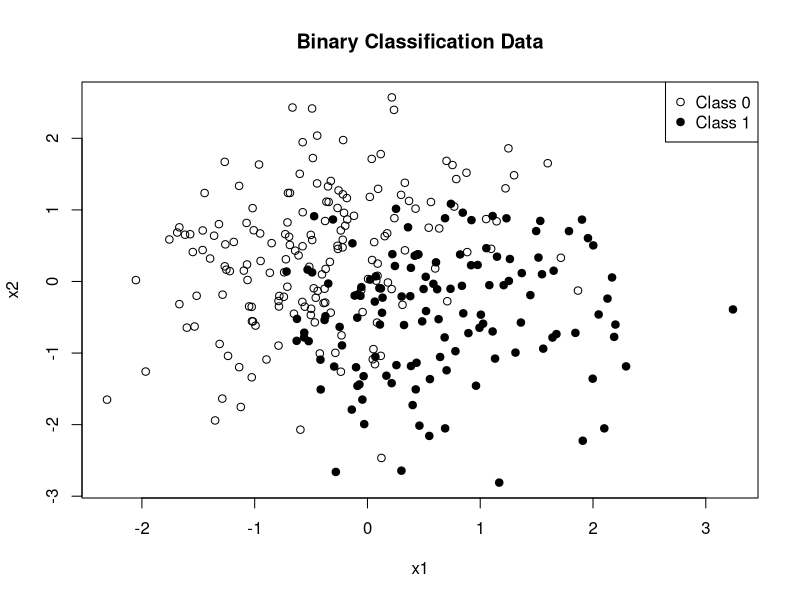
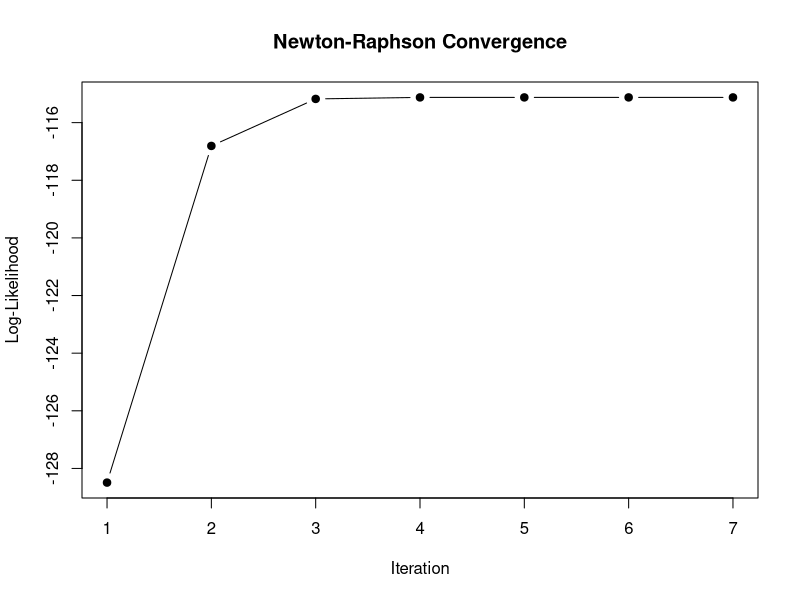
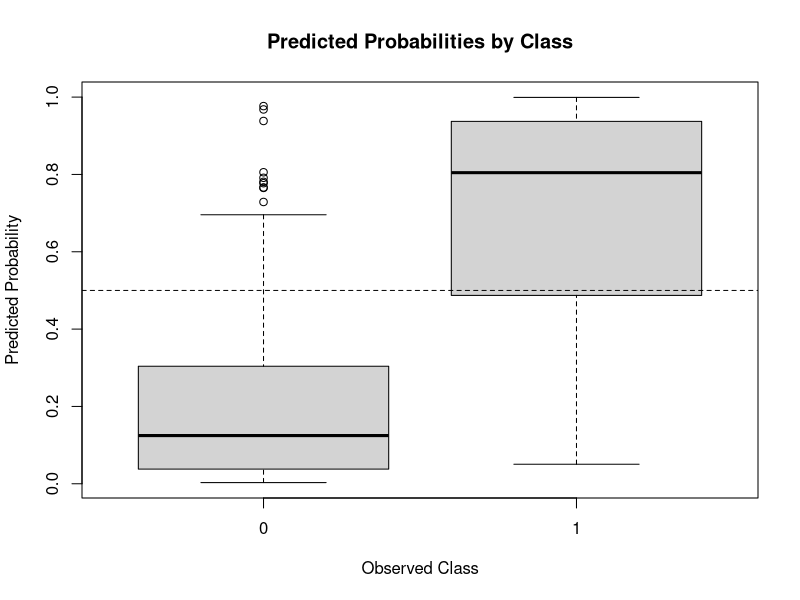
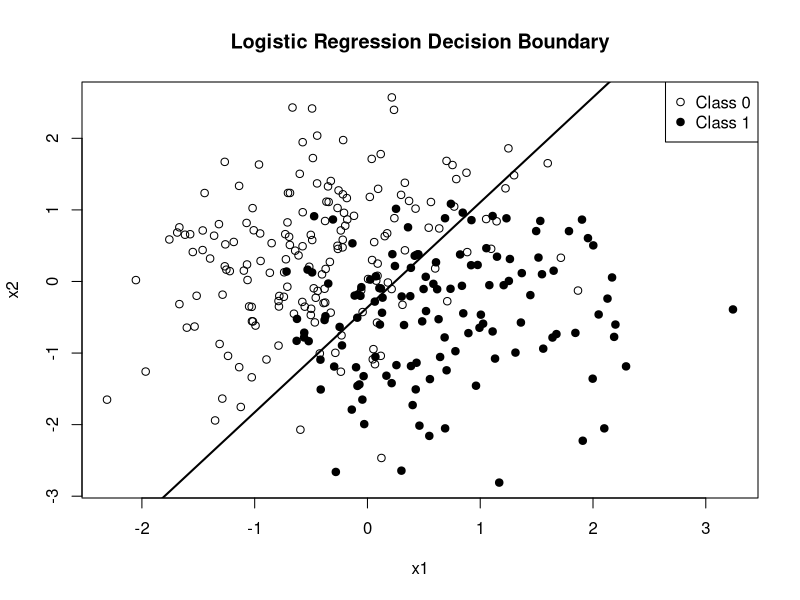
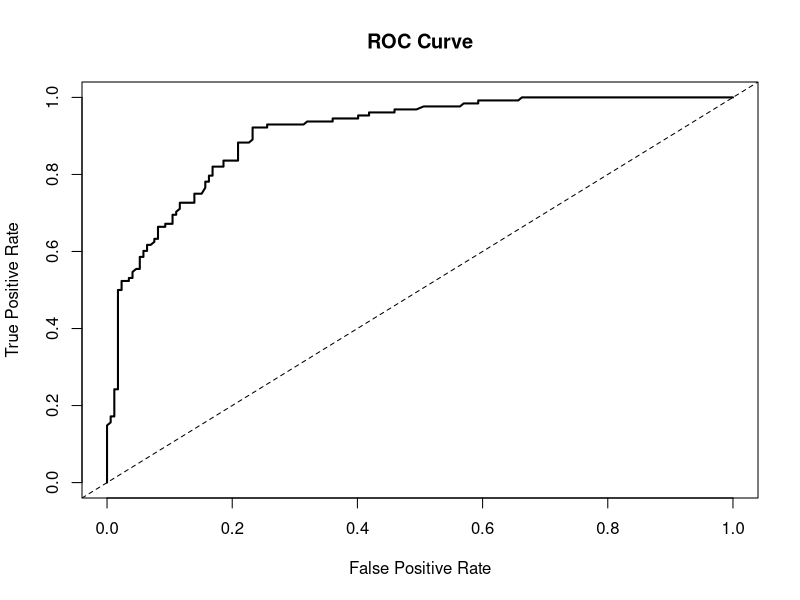

R code for these plots, in order:
# ==============================================================================
# Logistic Regression
# Jonathan Ma
#
# References:
#   The Elements of Statistical Learning
#   An Introduction to Statistical Learning
#
# Main ideas:
#   - Binary classification
#   - Logistic / sigmoid function
#   - Log-odds
#   - Maximum likelihood estimation
#   - Newton-Raphson / IRLS
#   - Predicted probabilities
#   - Classification thresholds
#   - Confusion matrix
#   - ROC curve and AUC
#   - Verification with glm()
# ==============================================================================


# ------------------------------------------------------------------------------
# 1. Generate Binary Classification Data
# ------------------------------------------------------------------------------

set.seed(123)

n <- 300

x1 <- rnorm(n)
x2 <- rnorm(n)

beta_true <- c(
  -0.5,
  2.0,
  -1.5
)


# Linear predictor

eta <- beta_true[1] +
  beta_true[2] * x1 +
  beta_true[3] * x2


# ------------------------------------------------------------------------------
# 2. Logistic Function
# ------------------------------------------------------------------------------

sigmoid <- function(z) {
  
  1 / (
    1 +
      exp(-z)
  )
}


probability <- sigmoid(
  eta
)


# Generate binary outcomes

y <- rbinom(
  n = n,
  size = 1,
  prob = probability
)


X <- cbind(
  x1,
  x2
)

colnames(X) <- c(
  "x1",
  "x2"
)


data <- data.frame(
  y = y,
  x1 = x1,
  x2 = x2
)


head(data)

table(y)


# ------------------------------------------------------------------------------
# 3. Explore the Data
# ------------------------------------------------------------------------------

plot(
  x1,
  x2,
  pch = ifelse(
    y == 1,
    19,
    1
  ),
  xlab = "x1",
  ylab = "x2",
  main = "Binary Classification Data"
)

legend(
  "topright",
  legend = c(
    "Class 0",
    "Class 1"
  ),
  pch = c(
    1,
    19
  )
)


# ------------------------------------------------------------------------------
# 4. Design Matrix
# ------------------------------------------------------------------------------

X_design <- cbind(
  Intercept = 1,
  x1 = x1,
  x2 = x2
)


head(
  X_design
)


# ------------------------------------------------------------------------------
# 5. Logistic Regression Model
# ------------------------------------------------------------------------------

# The model assumes:
#
# P(Y = 1 | X) = p(x)
#
# where
#
# p(x) = 1 / (1 + exp(-X beta))
#
#
# The log-odds are linear:
#
# log(p / (1 - p)) = X beta


# ------------------------------------------------------------------------------
# 6. Log-Likelihood
# ------------------------------------------------------------------------------

log_likelihood <- function(
    beta,
    X,
    y
) {
  
  eta <- as.vector(
    X %*% beta
  )
  
  p <- sigmoid(
    eta
  )
  
  # Avoid log(0)
  
  epsilon <- 1e-12
  
  p <- pmin(
    pmax(
      p,
      epsilon
    ),
    1 - epsilon
  )
  
  
  ll <- sum(
    y * log(p) +
      (1 - y) *
      log(1 - p)
  )
  
  
  return(ll)
}


# ------------------------------------------------------------------------------
# 7. Evaluate Log-Likelihood at Initial Coefficients
# ------------------------------------------------------------------------------

beta_initial <- rep(
  0,
  ncol(X_design)
)


log_likelihood(
  beta_initial,
  X_design,
  y
)


# ------------------------------------------------------------------------------
# 8. Score / Gradient
# ------------------------------------------------------------------------------

logistic_gradient <- function(
    beta,
    X,
    y
) {
  
  eta <- as.vector(
    X %*% beta
  )
  
  p <- sigmoid(
    eta
  )
  
  
  gradient <- crossprod(
    X,
    y - p
  )
  
  
  return(
    as.vector(
      gradient
    )
  )
}


# ------------------------------------------------------------------------------
# 9. Hessian
# ------------------------------------------------------------------------------

logistic_hessian <- function(
    beta,
    X
) {
  
  eta <- as.vector(
    X %*% beta
  )
  
  p <- sigmoid(
    eta
  )
  
  w <- p *
    (1 - p)
  
  
  X_weighted <- sweep(
    X,
    MARGIN = 1,
    STATS = w,
    FUN = "*"
  )
  
  
  H <- -crossprod(
    X,
    X_weighted
  )
  
  
  return(H)
}


# ------------------------------------------------------------------------------
# 10. Newton-Raphson Logistic Regression
# ------------------------------------------------------------------------------

logistic_fit_newton <- function(
    X,
    y,
    beta_init = NULL,
    max_iter = 100,
    tol = 1e-8
) {
  
  X <- as.matrix(X)
  
  y <- as.numeric(y)
  
  p <- ncol(X)
  
  
  if (is.null(beta_init)) {
    
    beta <- rep(
      0,
      p
    )
    
  } else {
    
    beta <- beta_init
  }
  
  
  loglik_history <- numeric(
    max_iter
  )
  
  
  for (iteration in seq_len(
    max_iter
  )) {
    
    gradient <- logistic_gradient(
      beta,
      X,
      y
    )
    
    
    H <- logistic_hessian(
      beta,
      X
    )
    
    
    # Newton-Raphson:
    #
    # beta_new =
    # beta - H^(-1) gradient
    
    step <- solve(
      H,
      gradient
    )
    
    
    beta_new <- beta -
      step
    
    
    loglik_history[iteration] <-
      log_likelihood(
        beta_new,
        X,
        y
      )
    
    
    if (
      max(
        abs(
          beta_new -
          beta
        )
      ) < tol
    ) {
      
      beta <- beta_new
      
      break
    }
    
    
    beta <- beta_new
  }
  
  
  loglik_history <-
    loglik_history[
      seq_len(iteration)
    ]
  
  
  return(
    list(
      coefficients = beta,
      iterations = iteration,
      loglik_history = loglik_history
    )
  )
}


# ------------------------------------------------------------------------------
# 11. Fit Logistic Regression Manually
# ------------------------------------------------------------------------------

manual_model <- logistic_fit_newton(
  X_design,
  y
)


manual_model$coefficients

manual_model$iterations


# ------------------------------------------------------------------------------
# 12. Compare with True Coefficients
# ------------------------------------------------------------------------------

coefficient_comparison <- data.frame(
  Parameter = c(
    "Intercept",
    "x1",
    "x2"
  ),
  True = beta_true,
  Estimated = manual_model$coefficients
)


coefficient_comparison


# ------------------------------------------------------------------------------
# 13. Plot Log-Likelihood During Optimization
# ------------------------------------------------------------------------------

plot(
  seq_along(
    manual_model$loglik_history
  ),
  manual_model$loglik_history,
  type = "b",
  pch = 19,
  xlab = "Iteration",
  ylab = "Log-Likelihood",
  main = "Newton-Raphson Convergence"
)


# ------------------------------------------------------------------------------
# 14. Predicted Probabilities
# ------------------------------------------------------------------------------

beta_hat <- manual_model$coefficients


eta_hat <- as.vector(
  X_design %*%
    beta_hat
)


probability_hat <- sigmoid(
  eta_hat
)


head(
  probability_hat
)


summary(
  probability_hat
)


# ------------------------------------------------------------------------------
# 15. Classification with Threshold = 0.5
# ------------------------------------------------------------------------------

threshold <- 0.5


predicted_class <- ifelse(
  probability_hat >= threshold,
  1,
  0
)


head(
  predicted_class
)


# ------------------------------------------------------------------------------
# 16. Confusion Matrix
# ------------------------------------------------------------------------------

confusion_matrix <- table(
  Actual = y,
  Predicted = predicted_class
)


confusion_matrix


# ------------------------------------------------------------------------------
# 17. Classification Accuracy
# ------------------------------------------------------------------------------

accuracy <- mean(
  predicted_class ==
    y
)


accuracy


# ------------------------------------------------------------------------------
# 18. Classification Error Rate
# ------------------------------------------------------------------------------

error_rate <- 1 -
  accuracy


error_rate


# ------------------------------------------------------------------------------
# 19. Sensitivity and Specificity
# ------------------------------------------------------------------------------

TP <- sum(
  predicted_class == 1 &
    y == 1
)

TN <- sum(
  predicted_class == 0 &
    y == 0
)

FP <- sum(
  predicted_class == 1 &
    y == 0
)

FN <- sum(
  predicted_class == 0 &
    y == 1
)


sensitivity <- TP /
  (TP + FN)


specificity <- TN /
  (TN + FP)


precision <- TP /
  (TP + FP)


recall <- sensitivity


F1 <- 2 *
  precision *
  recall /
  (
    precision +
      recall
  )


data.frame(
  Metric = c(
    "Accuracy",
    "Sensitivity",
    "Specificity",
    "Precision",
    "F1"
  ),
  Value = c(
    accuracy,
    sensitivity,
    specificity,
    precision,
    F1
  )
)


# ------------------------------------------------------------------------------
# 20. Probability Distribution by Class
# ------------------------------------------------------------------------------

boxplot(
  probability_hat ~ y,
  xlab = "Observed Class",
  ylab = "Predicted Probability",
  main = "Predicted Probabilities by Class"
)


abline(
  h = 0.5,
  lty = 2
)


# ------------------------------------------------------------------------------
# 21. Decision Boundary
# ------------------------------------------------------------------------------

# At threshold 0.5:
#
# beta0 + beta1*x1 + beta2*x2 = 0
#
# Therefore:
#
# x2 = -(beta0 + beta1*x1) / beta2


plot(
  x1,
  x2,
  pch = ifelse(
    y == 1,
    19,
    1
  ),
  xlab = "x1",
  ylab = "x2",
  main = "Logistic Regression Decision Boundary"
)


abline(
  a = -beta_hat[1] /
    beta_hat[3],
  b = -beta_hat[2] /
    beta_hat[3],
  lwd = 2
)


legend(
  "topright",
  legend = c(
    "Class 0",
    "Class 1"
  ),
  pch = c(
    1,
    19
  )
)


# ------------------------------------------------------------------------------
# 22. Odds
# ------------------------------------------------------------------------------

odds_hat <- probability_hat /
  (
    1 -
      probability_hat
  )


head(
  odds_hat
)


# ------------------------------------------------------------------------------
# 23. Log-Odds
# ------------------------------------------------------------------------------

log_odds_hat <- log(
  odds_hat
)


head(
  log_odds_hat
)


# Verify log-odds equal the linear predictor

max(
  abs(
    log_odds_hat -
      eta_hat
  )
)


# ------------------------------------------------------------------------------
# 24. Odds Ratios
# ------------------------------------------------------------------------------

odds_ratios <- exp(
  beta_hat
)


data.frame(
  Parameter = names(beta_hat),
  Coefficient = beta_hat,
  Odds_Ratio = odds_ratios
)


# ------------------------------------------------------------------------------
# 25. Standard Errors
# ------------------------------------------------------------------------------

H_hat <- logistic_hessian(
  beta_hat,
  X_design
)


variance_covariance <- solve(
  -H_hat
)


standard_errors <- sqrt(
  diag(
    variance_covariance
  )
)


standard_errors


# ------------------------------------------------------------------------------
# 26. Wald Statistics
# ------------------------------------------------------------------------------

wald_z <- beta_hat /
  standard_errors


wald_p <- 2 *
  (
    1 -
      pnorm(
        abs(wald_z)
      )
  )


wald_table <- data.frame(
  Estimate = beta_hat,
  Std_Error = standard_errors,
  Z = wald_z,
  P_Value = wald_p
)


wald_table


# ------------------------------------------------------------------------------
# 27. Confidence Intervals
# ------------------------------------------------------------------------------

critical_value <- qnorm(
  0.975
)


CI_lower <- beta_hat -
  critical_value *
  standard_errors


CI_upper <- beta_hat +
  critical_value *
  standard_errors


confidence_intervals <- data.frame(
  Estimate = beta_hat,
  Lower = CI_lower,
  Upper = CI_upper
)


confidence_intervals


# ------------------------------------------------------------------------------
# 28. Odds Ratio Confidence Intervals
# ------------------------------------------------------------------------------

odds_ratio_CI <- data.frame(
  Odds_Ratio = exp(beta_hat),
  Lower = exp(CI_lower),
  Upper = exp(CI_upper)
)


odds_ratio_CI


# ------------------------------------------------------------------------------
# 29. Deviance
# ------------------------------------------------------------------------------

model_loglik <- log_likelihood(
  beta_hat,
  X_design,
  y
)


model_deviance <- -2 *
  model_loglik


model_deviance


# ------------------------------------------------------------------------------
# 30. Null Model
# ------------------------------------------------------------------------------

null_probability <- mean(
  y
)


null_loglik <- sum(
  y *
    log(
      null_probability
    ) +
    (1 - y) *
    log(
      1 -
        null_probability
    )
)


null_deviance <- -2 *
  null_loglik


null_deviance


# ------------------------------------------------------------------------------
# 31. Likelihood Ratio Test
# ------------------------------------------------------------------------------

LR_statistic <- null_deviance -
  model_deviance


LR_df <- ncol(
  X_design
) - 1


LR_p_value <- 1 -
  pchisq(
    LR_statistic,
    df = LR_df
  )


data.frame(
  Statistic = LR_statistic,
  Degrees_Freedom = LR_df,
  P_Value = LR_p_value
)


# ------------------------------------------------------------------------------
# 32. McFadden Pseudo R-Squared
# ------------------------------------------------------------------------------

mcfadden_R2 <- 1 -
  model_loglik /
  null_loglik


mcfadden_R2


# ------------------------------------------------------------------------------
# 33. ROC Curve
# ------------------------------------------------------------------------------

threshold_grid <- seq(
  0,
  1,
  length.out = 500
)


TPR <- numeric(
  length(
    threshold_grid
  )
)


FPR <- numeric(
  length(
    threshold_grid
  )
)


for (i in seq_along(
  threshold_grid
)) {
  
  threshold_i <-
    threshold_grid[i]
  
  
  predicted_i <- ifelse(
    probability_hat >=
      threshold_i,
    1,
    0
  )
  
  
  TP_i <- sum(
    predicted_i == 1 &
      y == 1
  )
  
  
  FN_i <- sum(
    predicted_i == 0 &
      y == 1
  )
  
  
  FP_i <- sum(
    predicted_i == 1 &
      y == 0
  )
  
  
  TN_i <- sum(
    predicted_i == 0 &
      y == 0
  )
  
  
  TPR[i] <- TP_i /
    (
      TP_i +
        FN_i
    )
  
  
  FPR[i] <- FP_i /
    (
      FP_i +
        TN_i
    )
}


# ------------------------------------------------------------------------------
# 34. Plot ROC Curve
# ------------------------------------------------------------------------------

plot(
  FPR,
  TPR,
  type = "l",
  lwd = 2,
  xlab = "False Positive Rate",
  ylab = "True Positive Rate",
  main = "ROC Curve",
  xlim = c(
    0,
    1
  ),
  ylim = c(
    0,
    1
  )
)


abline(
  a = 0,
  b = 1,
  lty = 2
)


# ------------------------------------------------------------------------------
# 35. Calculate AUC Manually
# ------------------------------------------------------------------------------

roc_order <- order(
  FPR
)


FPR_sorted <- FPR[
  roc_order
]

TPR_sorted <- TPR[
  roc_order
]


AUC <- sum(
  diff(
    FPR_sorted
  ) *
    (
      head(
        TPR_sorted,
        -1
      ) +
        tail(
          TPR_sorted,
          -1
        )
    ) /
    2
)


AUC


# ------------------------------------------------------------------------------
# 36. Threshold Comparison
# ------------------------------------------------------------------------------

thresholds_to_compare <- c(
  0.3,
  0.5,
  0.7
)


threshold_results <- data.frame(
  Threshold = thresholds_to_compare,
  Accuracy = NA,
  Sensitivity = NA,
  Specificity = NA
)


for (i in seq_along(
  thresholds_to_compare
)) {
  
  t <- thresholds_to_compare[i]
  
  
  prediction <- ifelse(
    probability_hat >= t,
    1,
    0
  )
  
  
  TP <- sum(
    prediction == 1 &
      y == 1
  )
  
  TN <- sum(
    prediction == 0 &
      y == 0
  )
  
  FP <- sum(
    prediction == 1 &
      y == 0
  )
  
  FN <- sum(
    prediction == 0 &
      y == 1
  )
  
  
  threshold_results$Accuracy[i] <-
    mean(
      prediction ==
        y
    )
  
  
  threshold_results$Sensitivity[i] <-
    TP /
    (
      TP +
        FN
    )
  
  
  threshold_results$Specificity[i] <-
    TN /
    (
      TN +
        FP
    )
}


threshold_results


# ------------------------------------------------------------------------------
# 37. Train-Test Split
# ------------------------------------------------------------------------------

set.seed(123)


train_index <- sample(
  seq_len(n),
  size = floor(
    0.7 *
      n
  )
)


test_index <- setdiff(
  seq_len(n),
  train_index
)


X_train <- X_design[
  train_index,
  ,
  drop = FALSE
]

X_test <- X_design[
  test_index,
  ,
  drop = FALSE
]


y_train <- y[
  train_index
]

y_test <- y[
  test_index
]


# ------------------------------------------------------------------------------
# 38. Fit Training Model
# ------------------------------------------------------------------------------

train_model <- logistic_fit_newton(
  X_train,
  y_train
)


train_model$coefficients


# ------------------------------------------------------------------------------
# 39. Test Probabilities
# ------------------------------------------------------------------------------

test_eta <- as.vector(
  X_test %*%
    train_model$coefficients
)


test_probability <- sigmoid(
  test_eta
)


# ------------------------------------------------------------------------------
# 40. Test Predictions
# ------------------------------------------------------------------------------

test_prediction <- ifelse(
  test_probability >=
    0.5,
  1,
  0
)


test_accuracy <- mean(
  test_prediction ==
    y_test
)


test_accuracy


# ------------------------------------------------------------------------------
# 41. Test Confusion Matrix
# ------------------------------------------------------------------------------

table(
  Actual = y_test,
  Predicted = test_prediction
)


# ------------------------------------------------------------------------------
# 42. Verification with glm()
# ------------------------------------------------------------------------------

glm_model <- glm(
  y ~ x1 + x2,
  data = data,
  family = binomial(
    link = "logit"
  )
)


summary(
  glm_model
)


# ------------------------------------------------------------------------------
# 43. Compare Manual and glm() Coefficients
# ------------------------------------------------------------------------------

comparison <- data.frame(
  Parameter = names(
    coef(
      glm_model
    )
  ),
  Manual = manual_model$coefficients,
  GLM = as.numeric(
    coef(
      glm_model
    )
  )
)


comparison


# ------------------------------------------------------------------------------
# 44. Maximum Difference Between Estimates
# ------------------------------------------------------------------------------

max(
  abs(
    manual_model$coefficients -
      coef(glm_model)
  )
)


# ------------------------------------------------------------------------------
# 45. Compare Standard Errors
# ------------------------------------------------------------------------------

manual_SE <- standard_errors


glm_SE <- coef(
  summary(
    glm_model
  )
)[
  ,
  "Std. Error"
]


data.frame(
  Parameter = names(
    coef(glm_model)
  ),
  Manual_SE = manual_SE,
  GLM_SE = glm_SE
)


# ------------------------------------------------------------------------------
# 46. Compare Predicted Probabilities
# ------------------------------------------------------------------------------

glm_probability <- predict(
  glm_model,
  type = "response"
)


max(
  abs(
    probability_hat -
      glm_probability
  )
)


# ------------------------------------------------------------------------------
# 47. IRLS Interpretation
# ------------------------------------------------------------------------------

# Newton-Raphson for logistic regression is equivalent
# to Iteratively Reweighted Least Squares (IRLS).
#
# At each iteration:
#
# W_i = p_i (1 - p_i)
#
# z = X beta + (y - p) / W
#
# beta_new = (X' W X)^(-1) X' W z


logistic_fit_irls <- function(
    X,
    y,
    beta_init = NULL,
    max_iter = 100,
    tol = 1e-8
) {
  
  X <- as.matrix(X)
  
  y <- as.numeric(y)
  
  p <- ncol(X)
  
  
  if (is.null(beta_init)) {
    
    beta <- rep(
      0,
      p
    )
    
  } else {
    
    beta <- beta_init
  }
  
  
  for (iteration in seq_len(
    max_iter
  )) {
    
    eta <- as.vector(
      X %*%
        beta
    )
    
    
    probability <- sigmoid(
      eta
    )
    
    
    weights <- probability *
      (
        1 -
          probability
      )
    
    
    # Prevent numerical instability
    
    weights <- pmax(
      weights,
      1e-8
    )
    
    
    working_response <- eta +
      (
        y -
          probability
      ) /
      weights
    
    
    X_weighted <- sweep(
      X,
      MARGIN = 1,
      STATS = weights,
      FUN = "*"
    )
    
    
    beta_new <- solve(
      crossprod(
        X,
        X_weighted
      ),
      crossprod(
        X,
        weights *
          working_response
      )
    )
    
    
    beta_new <- as.vector(
      beta_new
    )
    
    
    if (
      max(
        abs(
          beta_new -
          beta
        )
      ) < tol
    ) {
      
      beta <- beta_new
      
      break
    }
    
    
    beta <- beta_new
  }
  
  
  return(
    list(
      coefficients = beta,
      iterations = iteration
    )
  )
}


# ------------------------------------------------------------------------------
# 48. Fit with IRLS
# ------------------------------------------------------------------------------

irls_model <- logistic_fit_irls(
  X_design,
  y
)


irls_model$coefficients


# ------------------------------------------------------------------------------
# 49. Compare Newton-Raphson, IRLS, and glm()
# ------------------------------------------------------------------------------

data.frame(
  Parameter = names(
    coef(glm_model)
  ),
  Newton_Raphson = manual_model$coefficients,
  IRLS = irls_model$coefficients,
  GLM = as.numeric(
    coef(glm_model)
  )
)


# ------------------------------------------------------------------------------
# 50. Summary
# ------------------------------------------------------------------------------

cat(
  "Iterations:",
  manual_model$iterations,
  "\n"
)

cat(
  "Training Accuracy:",
  round(
    accuracy,
    4
  ),
  "\n"
)

cat(
  "Test Accuracy:",
  round(
    test_accuracy,
    4
  ),
  "\n"
)

cat(
  "AUC:",
  round(
    AUC,
    4
  ),
  "\n"
)

cat(
  "McFadden R-squared:",
  round(
    mcfadden_R2,
    4
  ),
  "\n"
)
